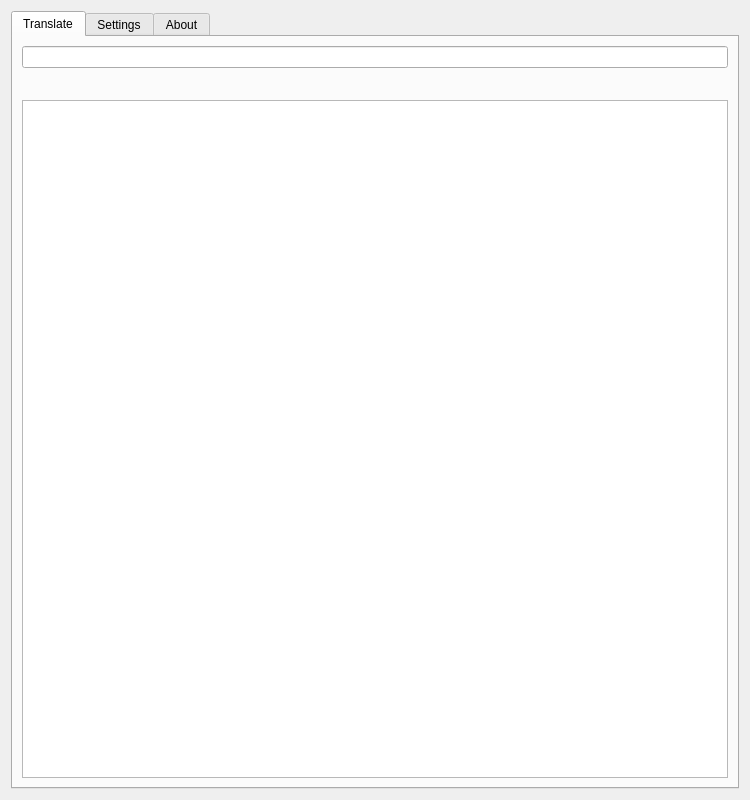
<?xml version="1.0" encoding="UTF-8"?>
<ui version="4.0">
 <class>TrayWidget</class>
 <widget class="TrayWidget" name="TrayWidget">
  <property name="geometry">
   <rect>
    <x>0</x>
    <y>0</y>
    <width>750</width>
    <height>800</height>
   </rect>
  </property>
  <property name="windowTitle">
   <string>LinguaLeo</string>
  </property>
  <layout class="QGridLayout" name="gridLayout_2">
   <item row="0" column="0">
    <widget class="QTabWidget" name="tabWidget">
     <property name="currentIndex">
      <number>0</number>
     </property>
     <widget class="QWidget" name="tab_main">
      <attribute name="title">
       <string>Translate</string>
      </attribute>
      <layout class="QVBoxLayout" name="verticalLayout_3">
       <item>
        <widget class="QLineEdit" name="translate_text"/>
       </item>
       <item>
        <layout class="QHBoxLayout" name="horizontalLayout_3">
         <item>
          <spacer name="horizontalSpacer_3">
           <property name="orientation">
            <enum>Qt::Horizontal</enum>
           </property>
           <property name="sizeHint" stdset="0">
            <size>
             <width>40</width>
             <height>20</height>
            </size>
           </property>
          </spacer>
         </item>
         <item>
          <widget class="QLabel" name="translate_transcription">
           <property name="sizePolicy">
            <sizepolicy hsizetype="Expanding" vsizetype="Preferred">
             <horstretch>0</horstretch>
             <verstretch>0</verstretch>
            </sizepolicy>
           </property>
           <property name="text">
            <string/>
           </property>
          </widget>
         </item>
         <item>
          <spacer name="horizontalSpacer_2">
           <property name="orientation">
            <enum>Qt::Horizontal</enum>
           </property>
           <property name="sizeHint" stdset="0">
            <size>
             <width>40</width>
             <height>20</height>
            </size>
           </property>
          </spacer>
         </item>
        </layout>
       </item>
       <item>
        <widget class="TableWidget" name="translate_results"/>
       </item>
      </layout>
     </widget>
     <widget class="QWidget" name="tab_settings">
      <attribute name="title">
       <string>Settings</string>
      </attribute>
      <layout class="QGridLayout" name="gridLayout">
       <item row="0" column="0">
        <widget class="QLabel" name="settings_login_label">
         <property name="text">
          <string>Email</string>
         </property>
        </widget>
       </item>
       <item row="0" column="1" colspan="2">
        <widget class="QLineEdit" name="settings_login"/>
       </item>
       <item row="1" column="0">
        <widget class="QLabel" name="settings_password_label">
         <property name="text">
          <string>Password</string>
         </property>
        </widget>
       </item>
       <item row="1" column="1" colspan="2">
        <widget class="QLineEdit" name="settings_password">
         <property name="echoMode">
          <enum>QLineEdit::Password</enum>
         </property>
        </widget>
       </item>
       <item row="2" column="0">
        <widget class="QLabel" name="settings_translate_label">
         <property name="text">
          <string>Auto translate</string>
         </property>
        </widget>
       </item>
       <item row="2" column="1" colspan="2">
        <widget class="QComboBox" name="settings_translate_mode">
         <item>
          <property name="text">
           <string>Ctrl+Shift pressed after selection</string>
          </property>
         </item>
         <item>
          <property name="text">
           <string>Any selection</string>
          </property>
         </item>
         <item>
          <property name="text">
           <string>Never</string>
          </property>
         </item>
        </widget>
       </item>
       <item row="3" column="0" colspan="2">
        <widget class="QLabel" name="settings_pron_label">
         <property name="text">
          <string>Auto pronunciation volume</string>
         </property>
        </widget>
       </item>
       <item row="3" column="2">
        <widget class="QSlider" name="settings_pron_volume">
         <property name="orientation">
          <enum>Qt::Horizontal</enum>
         </property>
        </widget>
       </item>
       <item row="4" column="2">
        <spacer name="verticalSpacer">
         <property name="orientation">
          <enum>Qt::Vertical</enum>
         </property>
         <property name="sizeType">
          <enum>QSizePolicy::Expanding</enum>
         </property>
         <property name="sizeHint" stdset="0">
          <size>
           <width>20</width>
           <height>348</height>
          </size>
         </property>
        </spacer>
       </item>
       <item row="5" column="0" colspan="3">
        <widget class="QPushButton" name="settings_save">
         <property name="text">
          <string>Save settings</string>
         </property>
        </widget>
       </item>
      </layout>
     </widget>
     <widget class="QWidget" name="tab_about">
      <attribute name="title">
       <string>About</string>
      </attribute>
      <layout class="QVBoxLayout" name="verticalLayout">
       <item>
        <layout class="QHBoxLayout" name="horizontalLayout_2">
         <item>
          <spacer name="verticalSpacer_2">
           <property name="orientation">
            <enum>Qt::Vertical</enum>
           </property>
           <property name="sizeHint" stdset="0">
            <size>
             <width>20</width>
             <height>40</height>
            </size>
           </property>
          </spacer>
         </item>
         <item>
          <widget class="QLabel" name="about_icon">
           <property name="sizePolicy">
            <sizepolicy hsizetype="Expanding" vsizetype="Expanding">
             <horstretch>0</horstretch>
             <verstretch>0</verstretch>
            </sizepolicy>
           </property>
           <property name="minimumSize">
            <size>
             <width>0</width>
             <height>0</height>
            </size>
           </property>
           <property name="styleSheet">
            <string notr="true">border-image:url(:/images/about_02.png);</string>
           </property>
           <property name="text">
            <string/>
           </property>
           <property name="alignment">
            <set>Qt::AlignCenter</set>
           </property>
          </widget>
         </item>
         <item>
          <spacer name="verticalSpacer_3">
           <property name="orientation">
            <enum>Qt::Vertical</enum>
           </property>
           <property name="sizeHint" stdset="0">
            <size>
             <width>20</width>
             <height>40</height>
            </size>
           </property>
          </spacer>
         </item>
        </layout>
       </item>
       <item>
        <spacer name="verticalSpacer_4">
         <property name="orientation">
          <enum>Qt::Vertical</enum>
         </property>
         <property name="sizeHint" stdset="0">
          <size>
           <width>20</width>
           <height>20</height>
          </size>
         </property>
        </spacer>
       </item>
       <item>
        <widget class="QLabel" name="about_version_label">
         <property name="text">
          <string>Version</string>
         </property>
         <property name="alignment">
          <set>Qt::AlignCenter</set>
         </property>
        </widget>
       </item>
       <item>
        <widget class="QLabel" name="about_version">
         <property name="text">
          <string/>
         </property>
        </widget>
       </item>
       <item>
        <widget class="QLabel" name="about_authors_label">
         <property name="text">
          <string>Authors</string>
         </property>
         <property name="alignment">
          <set>Qt::AlignCenter</set>
         </property>
        </widget>
       </item>
       <item>
        <widget class="QLabel" name="about_authors">
         <property name="text">
          <string>Roman E. Chechnev</string>
         </property>
        </widget>
       </item>
       <item>
        <layout class="QHBoxLayout" name="horizontalLayout">
         <item>
          <spacer name="horizontalSpacer">
           <property name="orientation">
            <enum>Qt::Horizontal</enum>
           </property>
           <property name="sizeHint" stdset="0">
            <size>
             <width>348</width>
             <height>20</height>
            </size>
           </property>
          </spacer>
         </item>
         <item>
          <widget class="QLabel" name="about_team">
           <property name="text">
            <string>2019, LinguaLeo FanClub</string>
           </property>
          </widget>
         </item>
        </layout>
       </item>
      </layout>
     </widget>
    </widget>
   </item>
  </layout>
 </widget>
 <customwidgets>
  <customwidget>
   <class>TrayWidget</class>
   <extends>QWidget</extends>
   <header>trayWidget.hpp</header>
   <container>1</container>
  </customwidget>
  <customwidget>
   <class>TableWidget</class>
   <extends>QTableWidget</extends>
   <header>tableWidget.hpp</header>
   <container>1</container>
  </customwidget>
 </customwidgets>
 <resources/>
 <connections/>
</ui>
